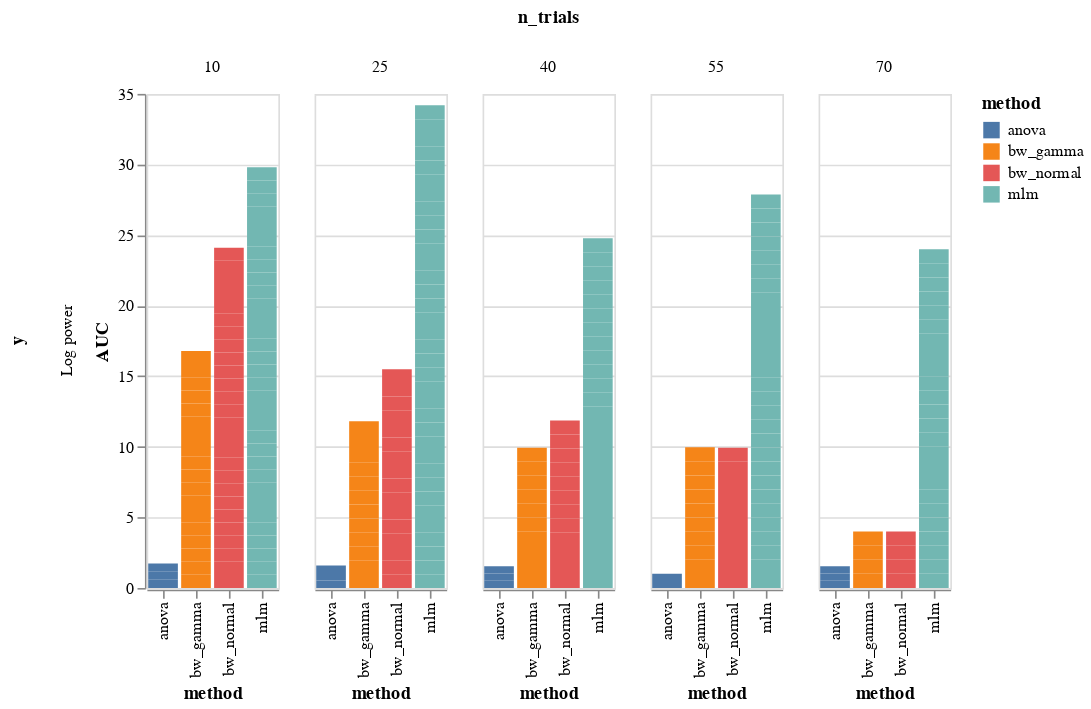
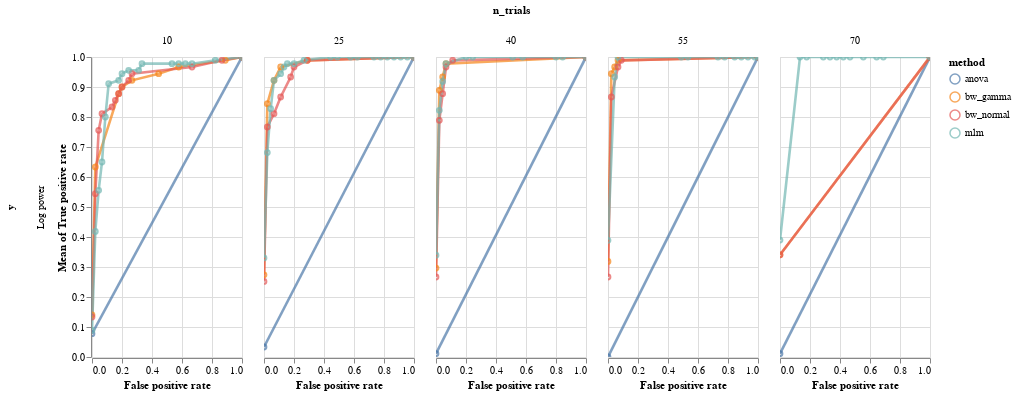

Notebook source saved alongside these figures, in order:
### Markdown cell above
### ROC curve

### Code cell
df = model_comparison.make_roc_auc(reslog, binary=False, groups=('method', 'y', 'n_trials'))

bars, roc = model_comparison.plot_roc(df)
bars.facet(column='n_trials', row='y').properties().display()
roc.facet(column='n_trials', row='y').properties()
# NBVAL_SKIP

### Figure 1 — Vega-Lite specification as saved in the notebook (floating-point values rounded to 4 significant figures; data arrays with more than 128 entries replaced by an {"elided": "..."} marker saying what was removed)
{"config": {"view": {"continuousWidth": 400, "continuousHeight": 300}}, "data": {"name": "data-bd9ddff88500ea10b6bbc737a36d9615"}, "facet": {"column": {"type": "quantitative", "field": "n_trials"}, "row": {"type": "nominal", "field": "y"}}, "spec": {"mark": "bar", "encoding": {"color": {"type": "nominal", "field": "method"}, "x": {"type": "nominal", "field": "method"}, "y": {"type": "quantitative", "field": "AUC"}}, "selection": {"selector004": {"type": "interval", "bind": "scales", "encodings": ["x", "y"]}}}, "$schema": "https://vega.github.io/schema/vega-lite/v4.8.1.json", "datasets": {"data-bd9ddff88500ea10b6bbc737a36d9615": {"elided": "280 records"}}}

### Figure 2 — Vega-Lite specification as saved in the notebook (floating-point values rounded to 4 significant figures; data arrays with more than 128 entries replaced by an {"elided": "..."} marker saying what was removed)
{"config": {"view": {"continuousWidth": 400, "continuousHeight": 300}}, "data": {"name": "data-bd9ddff88500ea10b6bbc737a36d9615"}, "facet": {"column": {"type": "quantitative", "field": "n_trials"}, "row": {"type": "nominal", "field": "y"}}, "spec": {"layer": [{"mark": {"type": "line", "opacity": 0.7, "size": 2.6}, "encoding": {"color": {"type": "nominal", "field": "method"}, "x": {"type": "quantitative", "field": "False positive rate"}, "y": {"type": "quantitative", "aggregate": "mean", "field": "True positive rate"}}, "selection": {"selector003": {"type": "interval", "bind": "scales", "encodings": ["x", "y"]}}}, {"mark": {"type": "point", "opacity": 0.7, "size": 22.6}, "encoding": {"color": {"type": "nominal", "field": "method"}, "x": {"type": "quantitative", "field": "False positive rate"}, "y": {"type": "quantitative", "aggregate": "mean", "field": "True positive rate"}}}], "width": 150}, "$schema": "https://vega.github.io/schema/vega-lite/v4.8.1.json", "datasets": {"data-bd9ddff88500ea10b6bbc737a36d9615": {"elided": "280 records"}}}
